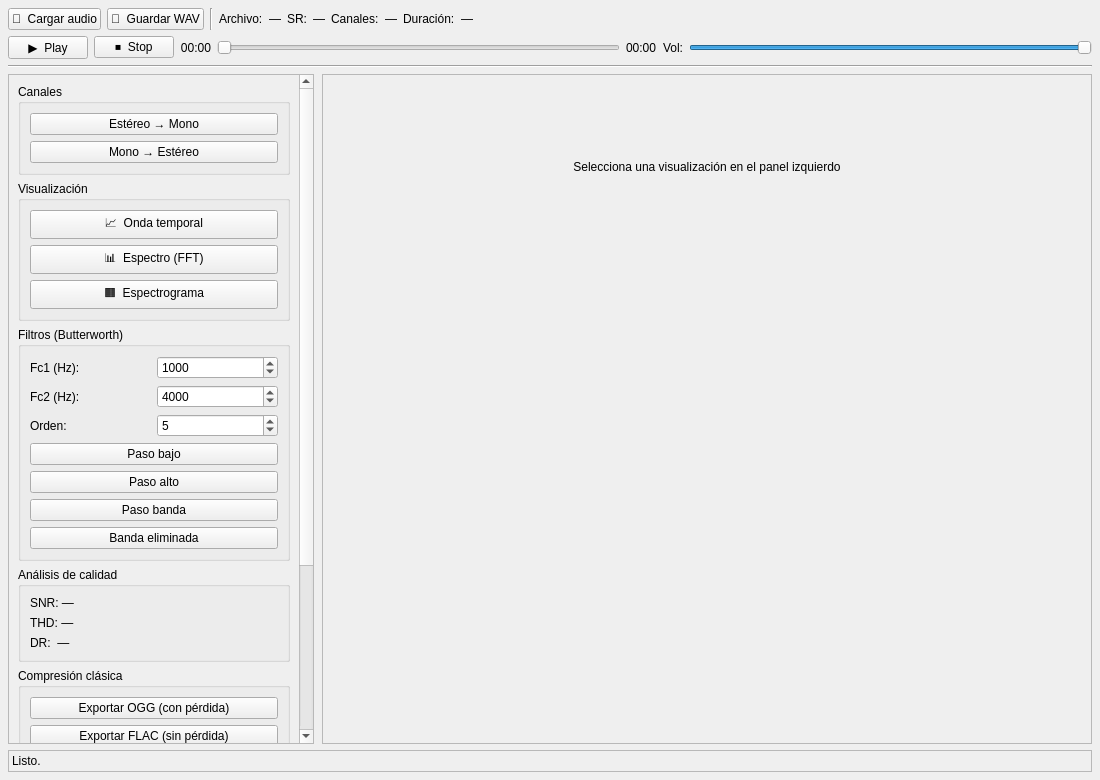
<?xml version="1.0" encoding="UTF-8"?>
<ui version="4.0">
 <class>MainWindow</class>
 <widget class="QWidget" name="MainWindow">
  <property name="geometry">
   <rect>
    <x>0</x>
    <y>0</y>
    <width>1100</width>
    <height>780</height>
   </rect>
  </property>
  <property name="windowTitle">
   <string>Proyecto de Audio</string>
  </property>
  <layout class="QVBoxLayout" name="layoutRoot">
   <property name="spacing">
    <number>6</number>
   </property>
   <property name="leftMargin">
    <number>8</number>
   </property>
   <property name="topMargin">
    <number>8</number>
   </property>
   <property name="rightMargin">
    <number>8</number>
   </property>
   <property name="bottomMargin">
    <number>8</number>
   </property>
   <item>
    <layout class="QHBoxLayout" name="layoutTopBar">
     <item>
      <widget class="QPushButton" name="btnCargar">
       <property name="text">
        <string>📂  Cargar audio</string>
       </property>
      </widget>
     </item>
     <item>
      <widget class="QPushButton" name="btnGuardar">
       <property name="text">
        <string>💾  Guardar WAV</string>
       </property>
      </widget>
     </item>
     <item>
      <widget class="QFrame" name="lineV1">
       <property name="frameShape">
        <enum>QFrame::VLine</enum>
       </property>
       <property name="frameShadow">
        <enum>QFrame::Sunken</enum>
       </property>
      </widget>
     </item>
     <item>
      <widget class="QLabel" name="lblNombreLbl">
       <property name="text">
        <string>Archivo:</string>
       </property>
      </widget>
     </item>
     <item>
      <widget class="QLabel" name="lblNombreVal">
       <property name="text">
        <string>—</string>
       </property>
      </widget>
     </item>
     <item>
      <widget class="QLabel" name="lblSRLbl">
       <property name="text">
        <string>SR:</string>
       </property>
      </widget>
     </item>
     <item>
      <widget class="QLabel" name="lblSRVal">
       <property name="text">
        <string>—</string>
       </property>
      </widget>
     </item>
     <item>
      <widget class="QLabel" name="lblCanLbl">
       <property name="text">
        <string>Canales:</string>
       </property>
      </widget>
     </item>
     <item>
      <widget class="QLabel" name="lblCanVal">
       <property name="text">
        <string>—</string>
       </property>
      </widget>
     </item>
     <item>
      <widget class="QLabel" name="lblDurLbl">
       <property name="text">
        <string>Duración:</string>
       </property>
      </widget>
     </item>
     <item>
      <widget class="QLabel" name="lblDurVal">
       <property name="text">
        <string>—</string>
       </property>
      </widget>
     </item>
     <item>
      <spacer name="spacerTop">
       <property name="orientation">
        <enum>Qt::Horizontal</enum>
       </property>
       <property name="sizeType">
        <enum>QSizePolicy::Expanding</enum>
       </property>
       <property name="sizeHint" stdset="0">
        <size>
         <width>0</width>
         <height>0</height>
        </size>
       </property>
      </spacer>
     </item>
    </layout>
   </item>
   <item>
    <layout class="QHBoxLayout" name="layoutPlayer">
     <item>
      <widget class="QPushButton" name="btnPlay">
       <property name="text">
        <string>▶  Play</string>
       </property>
       <property name="checkable">
        <bool>true</bool>
       </property>
      </widget>
     </item>
     <item>
      <widget class="QPushButton" name="btnStop">
       <property name="text">
        <string>⏹  Stop</string>
       </property>
      </widget>
     </item>
     <item>
      <widget class="QLabel" name="lblTiempoActual">
       <property name="text">
        <string>00:00</string>
       </property>
       <property name="alignment">
        <set>Qt::AlignRight|Qt::AlignTrailing|Qt::AlignVCenter</set>
       </property>
      </widget>
     </item>
     <item>
      <widget class="QSlider" name="sliderProgreso">
       <property name="minimum">
        <number>0</number>
       </property>
       <property name="maximum">
        <number>1000</number>
       </property>
       <property name="value">
        <number>0</number>
       </property>
       <property name="tracking">
        <bool>false</bool>
       </property>
       <property name="orientation">
        <enum>Qt::Horizontal</enum>
       </property>
      </widget>
     </item>
     <item>
      <widget class="QLabel" name="lblTiempoTotal">
       <property name="text">
        <string>00:00</string>
       </property>
      </widget>
     </item>
     <item>
      <widget class="QLabel" name="lblVolLbl">
       <property name="text">
        <string>Vol:</string>
       </property>
      </widget>
     </item>
     <item>
      <widget class="QSlider" name="sliderVolumen">
       <property name="minimum">
        <number>0</number>
       </property>
       <property name="maximum">
        <number>100</number>
       </property>
       <property name="value">
        <number>100</number>
       </property>
       <property name="orientation">
        <enum>Qt::Horizontal</enum>
       </property>
      </widget>
     </item>
    </layout>
   </item>
   <item>
    <widget class="QFrame" name="lineH1">
     <property name="frameShape">
      <enum>QFrame::HLine</enum>
     </property>
     <property name="frameShadow">
      <enum>QFrame::Sunken</enum>
     </property>
    </widget>
   </item>
   <item>
    <layout class="QHBoxLayout" name="layoutBody">
     <property name="spacing">
      <number>8</number>
     </property>
     <item>
      <widget class="QScrollArea" name="scrollControles">
       <property name="horizontalScrollBarPolicy">
        <enum>Qt::ScrollBarAlwaysOff</enum>
       </property>
       <property name="widgetResizable">
        <bool>true</bool>
       </property>
       <widget class="QWidget" name="scrollWidget">
        <property name="geometry">
         <rect>
          <x>0</x>
          <y>0</y>
          <width>231</width>
          <height>842</height>
         </rect>
        </property>
        <layout class="QVBoxLayout" name="layoutControles">
         <property name="spacing">
          <number>6</number>
         </property>
         <item>
          <widget class="QGroupBox" name="grpCanales">
           <property name="title">
            <string>Canales</string>
           </property>
           <layout class="QVBoxLayout">
            <item>
             <widget class="QPushButton" name="btnStereo2Mono">
              <property name="text">
               <string>Estéreo → Mono</string>
              </property>
             </widget>
            </item>
            <item>
             <widget class="QPushButton" name="btnMono2Stereo">
              <property name="text">
               <string>Mono → Estéreo</string>
              </property>
             </widget>
            </item>
           </layout>
          </widget>
         </item>
         <item>
          <widget class="QGroupBox" name="grpViz">
           <property name="title">
            <string>Visualización</string>
           </property>
           <layout class="QVBoxLayout">
            <item>
             <widget class="QPushButton" name="btnVerOnda">
              <property name="text">
               <string>📈  Onda temporal</string>
              </property>
             </widget>
            </item>
            <item>
             <widget class="QPushButton" name="btnVerEspectro">
              <property name="text">
               <string>📊  Espectro (FFT)</string>
              </property>
             </widget>
            </item>
            <item>
             <widget class="QPushButton" name="btnVerEspectrograma">
              <property name="text">
               <string>🟧  Espectrograma</string>
              </property>
             </widget>
            </item>
           </layout>
          </widget>
         </item>
         <item>
          <widget class="QGroupBox" name="grpFiltros">
           <property name="title">
            <string>Filtros (Butterworth)</string>
           </property>
           <layout class="QVBoxLayout">
            <item>
             <layout class="QHBoxLayout">
              <item>
               <widget class="QLabel" name="lblFc1">
                <property name="text">
                 <string>Fc1 (Hz):</string>
                </property>
               </widget>
              </item>
              <item>
               <widget class="QSpinBox" name="spinFc1">
                <property name="minimum">
                 <number>10</number>
                </property>
                <property name="maximum">
                 <number>20000</number>
                </property>
                <property name="value">
                 <number>1000</number>
                </property>
               </widget>
              </item>
             </layout>
            </item>
            <item>
             <layout class="QHBoxLayout">
              <item>
               <widget class="QLabel" name="lblFc2">
                <property name="text">
                 <string>Fc2 (Hz):</string>
                </property>
               </widget>
              </item>
              <item>
               <widget class="QSpinBox" name="spinFc2">
                <property name="minimum">
                 <number>10</number>
                </property>
                <property name="maximum">
                 <number>20000</number>
                </property>
                <property name="value">
                 <number>4000</number>
                </property>
               </widget>
              </item>
             </layout>
            </item>
            <item>
             <layout class="QHBoxLayout">
              <item>
               <widget class="QLabel" name="lblOrden">
                <property name="text">
                 <string>Orden:</string>
                </property>
               </widget>
              </item>
              <item>
               <widget class="QSpinBox" name="spinOrden">
                <property name="minimum">
                 <number>1</number>
                </property>
                <property name="maximum">
                 <number>10</number>
                </property>
                <property name="value">
                 <number>5</number>
                </property>
               </widget>
              </item>
             </layout>
            </item>
            <item>
             <widget class="QPushButton" name="btnLowPass">
              <property name="text">
               <string>Paso bajo</string>
              </property>
             </widget>
            </item>
            <item>
             <widget class="QPushButton" name="btnHighPass">
              <property name="text">
               <string>Paso alto</string>
              </property>
             </widget>
            </item>
            <item>
             <widget class="QPushButton" name="btnBandPass">
              <property name="text">
               <string>Paso banda</string>
              </property>
             </widget>
            </item>
            <item>
             <widget class="QPushButton" name="btnBandStop">
              <property name="text">
               <string>Banda eliminada</string>
              </property>
             </widget>
            </item>
           </layout>
          </widget>
         </item>
         <item>
          <widget class="QGroupBox" name="grpCalidad">
           <property name="title">
            <string>Análisis de calidad</string>
           </property>
           <layout class="QVBoxLayout">
            <item>
             <widget class="QLabel" name="lblSNRVal">
              <property name="text">
               <string>SNR: —</string>
              </property>
             </widget>
            </item>
            <item>
             <widget class="QLabel" name="lblTHDVal">
              <property name="text">
               <string>THD: —</string>
              </property>
             </widget>
            </item>
            <item>
             <widget class="QLabel" name="lblDRVal">
              <property name="text">
               <string>DR:  —</string>
              </property>
             </widget>
            </item>
           </layout>
          </widget>
         </item>
         <item>
          <widget class="QGroupBox" name="grpCompClasica">
           <property name="title">
            <string>Compresión clásica</string>
           </property>
           <layout class="QVBoxLayout">
            <item>
             <widget class="QPushButton" name="btnCompOGG">
              <property name="text">
               <string>Exportar OGG (con pérdida)</string>
              </property>
             </widget>
            </item>
            <item>
             <widget class="QPushButton" name="btnCompFLAC">
              <property name="text">
               <string>Exportar FLAC (sin pérdida)</string>
              </property>
             </widget>
            </item>
            <item>
             <widget class="QLabel" name="lblCompOrig">
              <property name="text">
               <string>Original:   — KB</string>
              </property>
             </widget>
            </item>
            <item>
             <widget class="QLabel" name="lblCompOut">
              <property name="text">
               <string>Comprimido: — KB</string>
              </property>
             </widget>
            </item>
            <item>
             <widget class="QLabel" name="lblCompRatio">
              <property name="text">
               <string>Ratio: —</string>
              </property>
             </widget>
            </item>
           </layout>
          </widget>
         </item>
         <item>
          <widget class="QGroupBox" name="grpCompNeural">
           <property name="title">
            <string>Compresión neuronal (EnCodec)</string>
           </property>
           <layout class="QVBoxLayout">
            <item>
             <layout class="QHBoxLayout">
              <item>
               <widget class="QLabel" name="lblBW">
                <property name="text">
                 <string>BW (kbps):</string>
                </property>
               </widget>
              </item>
              <item>
               <widget class="QComboBox" name="spinBW">
                <item>
                 <property name="text">
                  <string>1.5</string>
                 </property>
                </item>
                <item>
                 <property name="text">
                  <string>3.0</string>
                 </property>
                </item>
                <item>
                 <property name="text">
                  <string>6.0</string>
                 </property>
                </item>
                <item>
                 <property name="text">
                  <string>12.0</string>
                 </property>
                </item>
                <item>
                 <property name="text">
                  <string>24.0</string>
                 </property>
                </item>
               </widget>
              </item>
             </layout>
            </item>
            <item>
             <widget class="QPushButton" name="btnEncode">
              <property name="text">
               <string>🔒  Codificar</string>
              </property>
             </widget>
            </item>
            <item>
             <widget class="QPushButton" name="btnDecode">
              <property name="text">
               <string>🔓  Decodificar</string>
              </property>
             </widget>
            </item>
            <item>
             <widget class="QLabel" name="lblNeuralRatio">
              <property name="text">
               <string>Ratio: —</string>
              </property>
             </widget>
            </item>
           </layout>
          </widget>
         </item>
         <item>
          <spacer name="spacerBottom">
           <property name="orientation">
            <enum>Qt::Vertical</enum>
           </property>
           <property name="sizeHint" stdset="0">
            <size>
             <width>20</width>
             <height>20</height>
            </size>
           </property>
          </spacer>
         </item>
        </layout>
       </widget>
      </widget>
     </item>
     <item>
      <widget class="QFrame" name="panelGraficas">
       <property name="frameShape">
        <enum>QFrame::StyledPanel</enum>
       </property>
       <layout class="QVBoxLayout" name="layoutGraficas">
        <property name="spacing">
         <number>4</number>
        </property>
        <item>
         <widget class="QLabel" name="lblGraficaTitulo">
          <property name="text">
           <string>Selecciona una visualización en el panel izquierdo</string>
          </property>
          <property name="alignment">
           <set>Qt::AlignCenter</set>
          </property>
         </widget>
        </item>
        <item>
         <widget class="QLabel" name="lblGrafica">
          <property name="minimumSize">
           <size>
            <width>750</width>
            <height>480</height>
           </size>
          </property>
          <property name="text">
           <string/>
          </property>
          <property name="alignment">
           <set>Qt::AlignCenter</set>
          </property>
         </widget>
        </item>
       </layout>
      </widget>
     </item>
    </layout>
   </item>
   <item>
    <widget class="QFrame" name="frameStatus">
     <property name="frameShape">
      <enum>QFrame::StyledPanel</enum>
     </property>
     <layout class="QHBoxLayout">
      <property name="leftMargin">
       <number>3</number>
      </property>
      <property name="topMargin">
       <number>3</number>
      </property>
      <property name="rightMargin">
       <number>3</number>
      </property>
      <property name="bottomMargin">
       <number>3</number>
      </property>
      <item>
       <widget class="QLabel" name="lblStatus">
        <property name="text">
         <string>Listo.</string>
        </property>
       </widget>
      </item>
     </layout>
    </widget>
   </item>
  </layout>
 </widget>
 <resources/>
 <connections/>
</ui>
